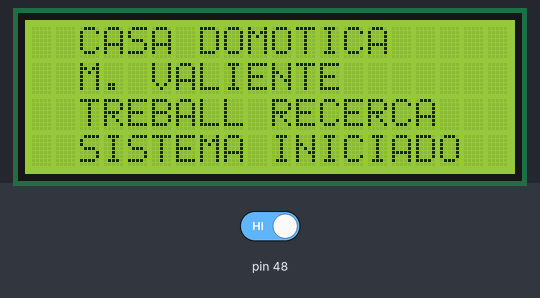
Bench run of a sketch on a simulated Arduino Mega 2560, built with avr-gcc and run on an emulated ATmega2560. Parts: 20×4 character LCD. The inputs (shaded band) are chosen by the test bench; at power-on: pin 48 HIGH.

Above: at 2.3 s.
2.4 s: pin 48 driven LOW
At 3.6 s:
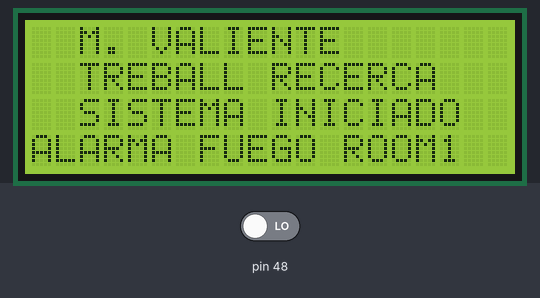
3.9 s: pin 48 driven HIGH
At 4.8 s:
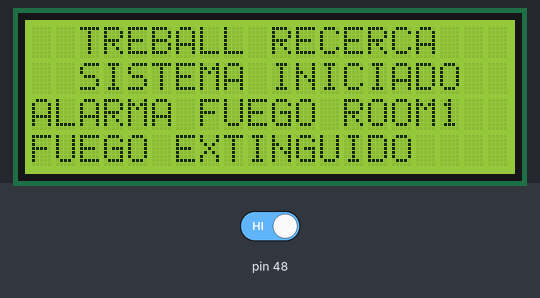
5.4 s: pin 48 driven LOW
At 6.0 s:
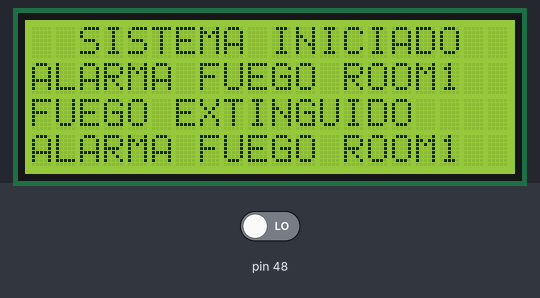
6.9 s: pin 48 driven HIGH
At 8.1 s:
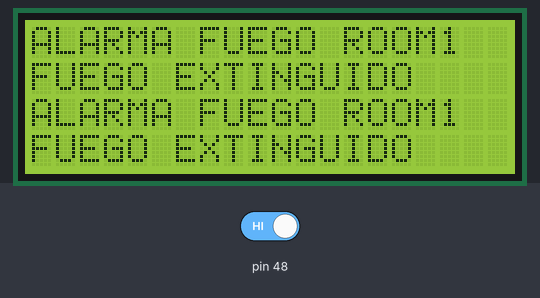
8.4 s: pin 48 driven LOW
At 9.5 s:
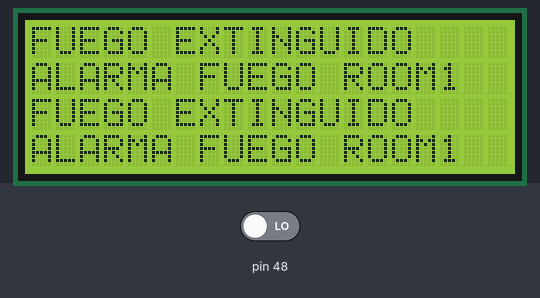
Timing chart, 0 to 10.9 s (numbered marks = the images above; inputs shaded):
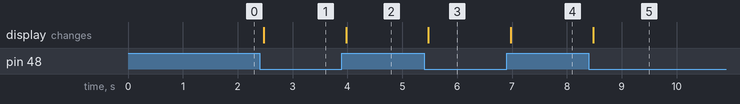

Measured:
- after the input at 2.4 s, the display: changes after 0.08 s (image 1)
- after the input at 3.9 s, the display: changes after 0.08 s (image 2)
- after the input at 5.4 s, the display: changes after 0.08 s (image 3)
- after the input at 6.9 s, the display: changes after 0.08 s (image 4)
- after the input at 8.4 s, the display: changes after 0.08 s (image 5)

The sketch:

Mario_prueba_lcd.ino
```cpp
#include <LiquidCrystal_I2C.h>

#include <Wire.h>

LiquidCrystal_I2C lcd(0x27,20,4);  // set the LCD address to 0x27 for a 16 chars and 2 line display


String linea0 ="  CASA DOMOTICA     ";
String linea1 ="  M. VALIENTE       ";
String linea2 ="  TREBALL RECERCA   ";
String linea3 ="  SISTEMA INICIADO  ";
String linea4 ="";

boolean FUEGO_AHORA = true;
boolean FUEGO_ANTES = true;

//====================================
void setup() {
  // put your setup code here, to run once:
Serial.begin (9600);

  lcd.init();                      // initialize the lcd
  lcd.backlight();
  lcd.clear ();

pinMode (48,INPUT);

lcd.setCursor (0,0);
lcd.print (linea0);
lcd.setCursor (0,1);
lcd.print (linea1);
lcd.setCursor (0,2);
lcd.print (linea2);
lcd.setCursor (0,3);
lcd.print (linea3);

delay(1000);

}

//======================================
void loop() {
FUEGO_AHORA = digitalRead (48);
if (FUEGO_AHORA != FUEGO_ANTES) {
   if (!FUEGO_AHORA){
   linea4 = "ALARMA FUEGO ROOM1  ";
   }
   else {
   linea4 = "FUEGO EXTINGUIDO    ";
   }
  FUEGO_ANTES = FUEGO_AHORA;

  scrolllcd ();
  }
}

//=========================================
void scrolllcd (){
  lcd.setCursor (0,0);
linea0 = linea1;
lcd.print (linea0);

lcd.setCursor (0,1);
linea1 = linea2;
lcd.print (linea1);

lcd.setCursor (0,2);
linea2 = linea3;
lcd.print (linea2);


lcd.setCursor (0,3);
linea3 = linea4;
lcd.print (linea3);
}
```
